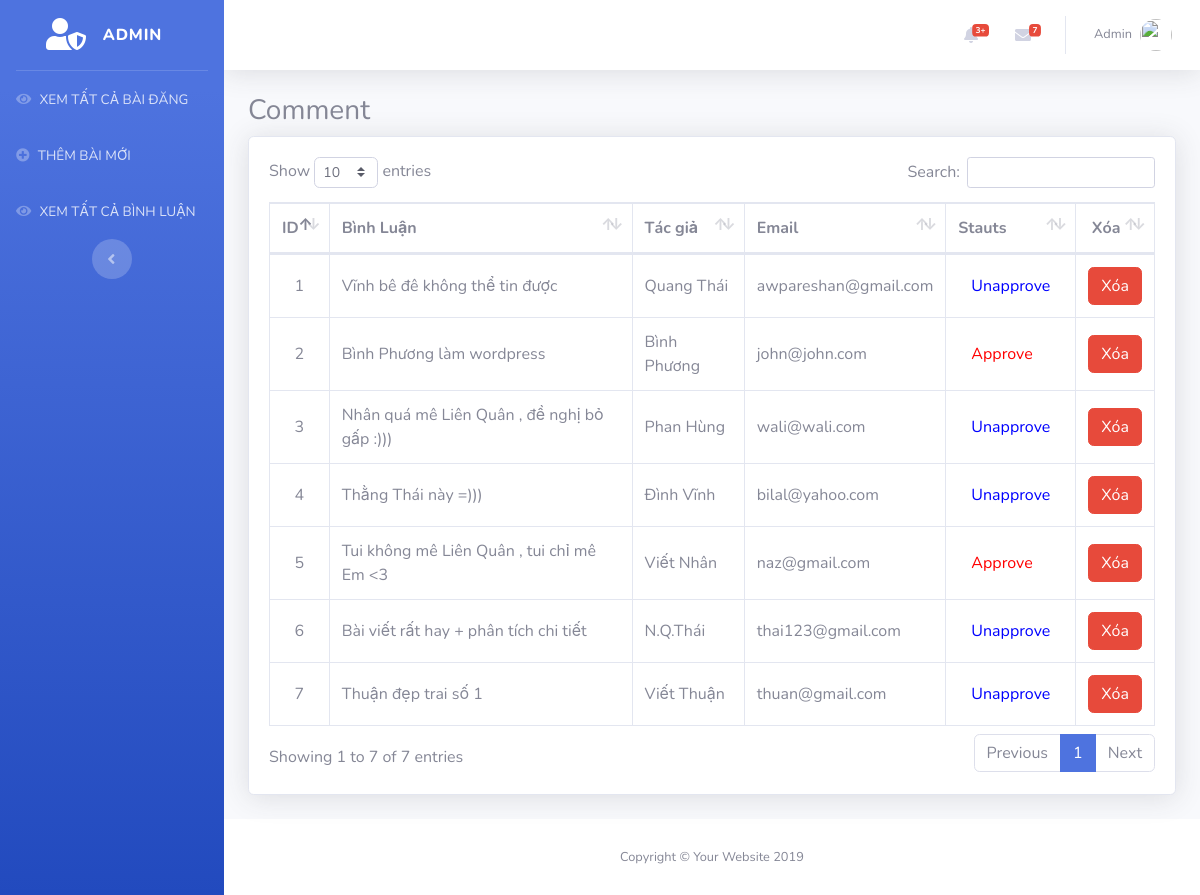
The app's page /admin/comment.php with its own data.
### tables this page shows
CREATE TABLE `comments` (
  `comment_id` int(10) NOT NULL,
  `post_id` int(10) NOT NULL,
  `comment_name` varchar(100) NOT NULL,
  `comment_email` varchar(100) NOT NULL,
  `comment_text` text NOT NULL,
  `status` text NOT NULL
);

### admin/comment.php (the view, shortened to what this page needs)
<?php
include_once 'header.php';
?>
<div class="container-fluid">
	<h1 class="h3 mb-2 text-gray-font-weight-800">Comment</h1>
	<div class="card shadow mb-4">
		<div class="card-body">
			<div class="table-responsive table-hover">
				<table class="table table-bordered" id="dataTable" width="100%" cellspacing="0">
					<thead>
						<tr>
							<th>ID</th>
							<th>Bình Luận</th>
							<th>Tác giả</th>
							<th>Email</th>
							<th>Stauts</th>
							<th style="text-align: center;">Xóa</th>
						</tr>
					</thead>
					<tbody>
						<?php
						include("../connection.php");
						$get_comments = "select * from comments";
						$run_comments = mysqli_query($con,$get_comments);
						$i=1;
						while ($row_comments = mysqli_fetch_array($run_comments)){
							$comment_id = $row_comments['comment_id'];
							$comment_name = $row_comments['comment_name'];
							$comment_email = $row_comments['comment_email'];
							$comment_text = $row_comments['comment_text'];
							$status = $row_comments['status'];
							?>
							<tr>
								<td class="text-center"><?php echo $i++; ?></td>
								<td><?php echo $comment_text; ?></td>
								<td><?php echo $comment_name; ?></td>
								<td><?php echo $comment_email; ?></td>
								<td>
									<?php
									if($status=='approve')
									{
										echo "<a href='comment_status.php?unapprove=$comment_id' style='color:blue' class='btn'>Unapprove</a>";
									}
									else {
										echo "<a href='comment_status.php?approve=$comment_id' style='color:red' class='btn'>Approve</a>";
									}
									?>
								</td>
								<td style="text-align: center;">
									<a onclick="return confirm('Bạn có thực sự muốn xóa nó ?');" href="del_comment.php?del=<?php echo $comment_id ?>" class="btn btn-danger">Xóa
									</a>
								</div>
					<?php } ?>
<?php
include_once 'footer.php';
?>

### admin/header.php (style rules this page uses)
#dataTable tr,th,td { vertical-align: middle !important; }

### records on screen
comments: comment_text "Vĩnh bê đê không thể tin được", comment_name "Quang Thái", comment_email "awpareshan@gmail.com"
comments: comment_text "Bình Phương làm wordpress", comment_name "Bình Phương", comment_email "john@john.com"
comments: comment_text "Nhân quá mê Liên Quân , đề nghị bỏ gấp :)))", comment_name "Phan Hùng", comment_email "wali@wali.com"
comments: comment_text "Thằng Thái này =)))", comment_name "Đình Vĩnh", comment_email "bilal@yahoo.com"
comments: comment_text "Tui không mê Liên Quân , tui chỉ mê Em <3", comment_name "Viết Nhân", comment_email "naz@gmail.com"
comments: comment_text "Bài viết rất hay + phân tích chi tiết", comment_name "N.Q.Thái", comment_email "thai123@gmail.com"
comments: comment_text "Thuận đẹp trai số 1", comment_name "Viết Thuận", comment_email "thuan@gmail.com"
